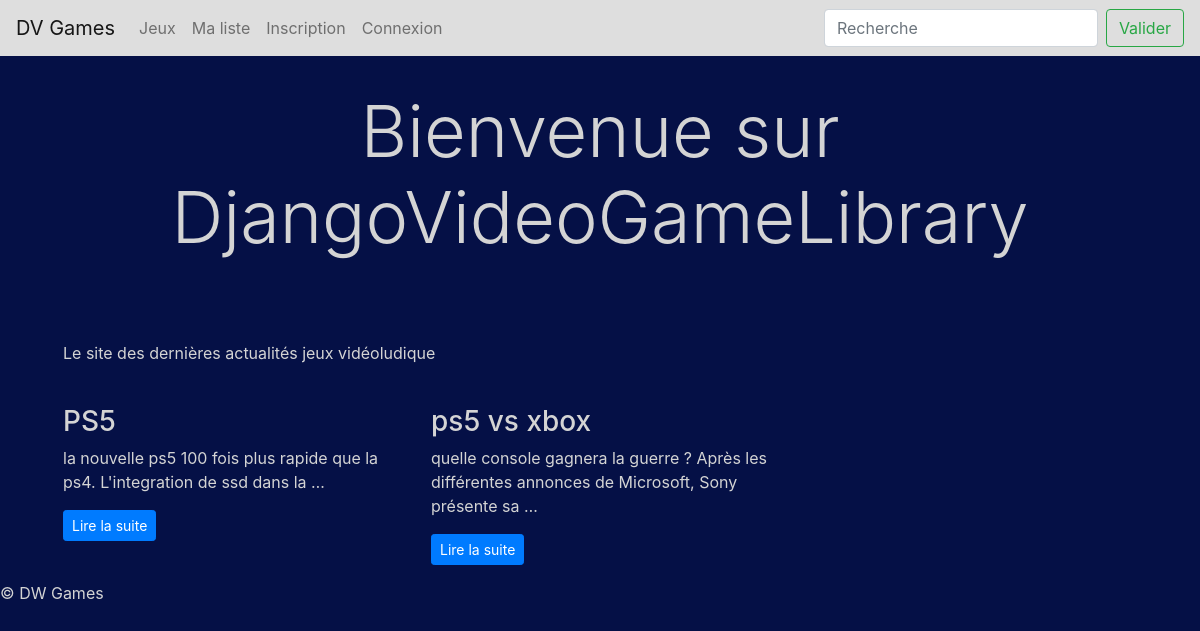
The page / on the database its author committed.
### website/models.py (models this page shows, shortened)
class Article(models.Model):
    title = models.CharField(max_length=100)
    date = models.DateTimeField(default=timezone.now, verbose_name="Date de parution")
    content = models.TextField()
    game = models.ForeignKey('Game', on_delete=models.CASCADE, null=True, blank = True)
    class Meta:
        verbose_name = "article"
        ordering = ['date']

### website/views.py (the view)
# urls.py: 2. Add a URL to urlpatterns:  path('', views.home, name='home')
def home(request):
    articles = Article.objects.all()
    return render(request, 'website/home.html', locals())

### website/templates/website/home.html (shortened to what this page needs)
{% extends "website/base.html" %}
{% block content %}
<div class="container">
    <h2 class="display-3">Bienvenue sur DjangoVideoGameLibrary</h2>
    <p>Le site des dernières actualités jeux vidéoludique</p>
</div>
<br>
<div class="container">
    <div class="row">
        {% for article in articles %}
        <div class="col-4">
            <h3>{{ article.title }}</h3>
            <p>{{ article.content|truncatewords_html:15 }}</p>
            <p><a class="btn btn-primary btn-sm" href="{% url 'read' article.id %}">Lire la suite</a></p>
        </div>
        {% empty %}
        <p>Aucun article.</p>
        {% endfor %}
    </div>
</div>
{% endblock %}

### website/static/website/style.css (style rules this page uses)
body { background-color: #051046; color: #d4d4d4; }
h2 { text-align: center; padding-bottom: 1em; }

### rows shown on the page
Article: title "PS5", content "la nouvelle ps5 100 fois plus rapide que la ps4. L'integration de ssd dans la …"
Article: title "ps5 vs xbox", content "quelle console gagnera la guerre ? Après les différentes annonces de Microsoft, Sony présente sa …"
